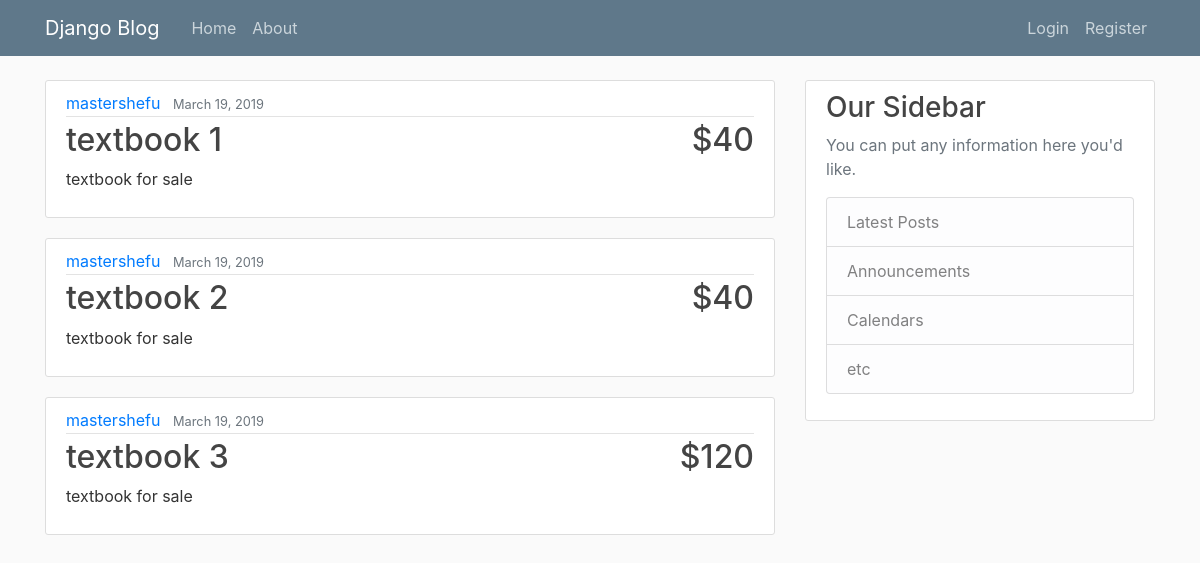
The page / on the database its author committed.
### blog/models.py (models this page shows, shortened)
class Post(models.Model):
    title = models.CharField(max_length=100)
    details = models.TextField()
    price = models.IntegerField()
    date_posted = models.DateTimeField(default=timezone.now) # Gets timestamp from users timezone settings
    author = models.ForeignKey(User, on_delete=models.CASCADE) #if user deletes account, cascade deltes all of his posts as well

### blog/views.py (the view)
# urls.py: path('', views.home, name='blog-home'),
def home(request):
	context = {
		'posts': Post.objects.all()
	}
	return render(request, 'blog/home.html', context)

### blog/templates/blog/home.html (shortened to what this page needs)
{% extends "blog/base.html" %} {% block content %} {% for post in posts %}
<article class="media content-section">
    <div class="media-body">
        <div class="article-metadata">
            <a class="mr-2" href="#">{{ post.author }}</a>
            <small class="text-muted">{{ post.date_posted|date:"F d, Y" }}</small>
        </div>
        <h2>
            <a class="article-title alignleft" href="#">{{ post.title }}</a>
            <a class="alignright">${{ post.price }}</a>
        </h2>
        <p class="article-content">{{ post.details }}</p>
    </div>
</article>
{% endfor %} {% endblock content %}

### blog/static/blog/main.css (style rules this page uses)
body { background: #fafafa; color: #333333; margin-top: 5rem; }
h1, h2, h3, h4, h5, h6 { color: #444444; }
.content-section { background: #ffffff; padding: 10px 20px; border: 1px solid #dddddd; border-radius: 3px; margin-bottom: 20px; }
.article-title { color: #444444; }
.article-content { white-space: pre-line; }
.article-metadata { padding-bottom: 1px; margin-bottom: 4px; border-bottom: 1px solid #e3e3e3 }
.alignleft { float: left; }
.alignright { float: right; }

### rows shown on the page
Post: author "mastershefu", date_posted "March 19, 2019", title "textbook 1", price "40", details "textbook for sale"
Post: author "mastershefu", date_posted "March 19, 2019", title "textbook 2", price "40", details "textbook for sale"
Post: author "mastershefu", date_posted "March 19, 2019", title "textbook 3", price "120", details "textbook for sale"
